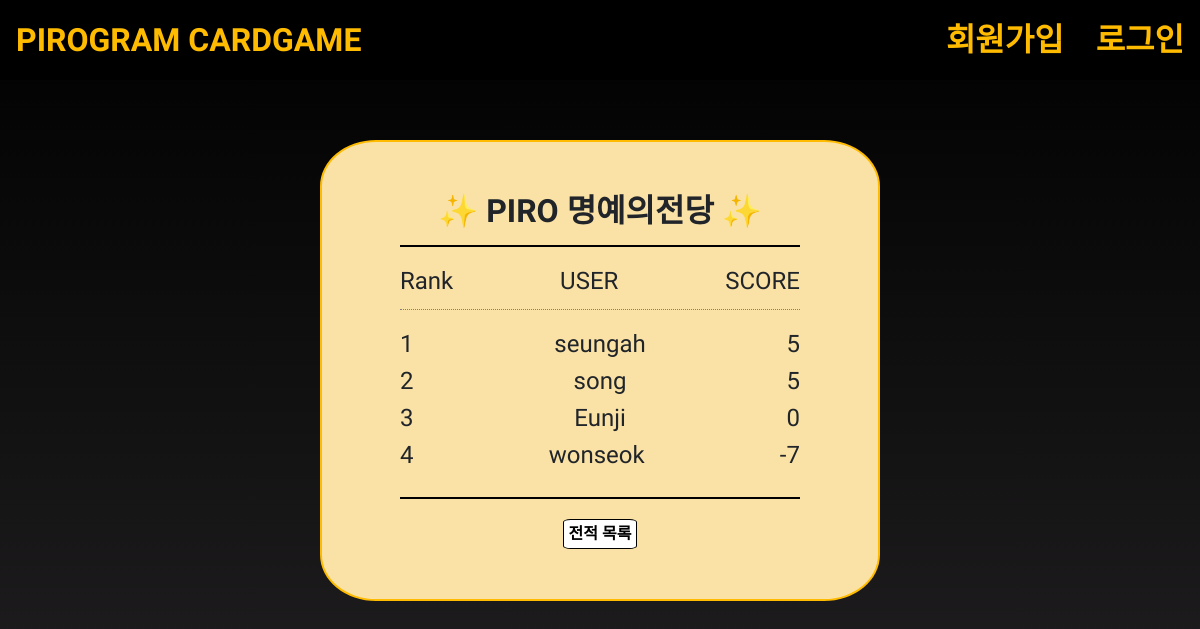
/user_ranking/, run on an earlier commit of the app's database.
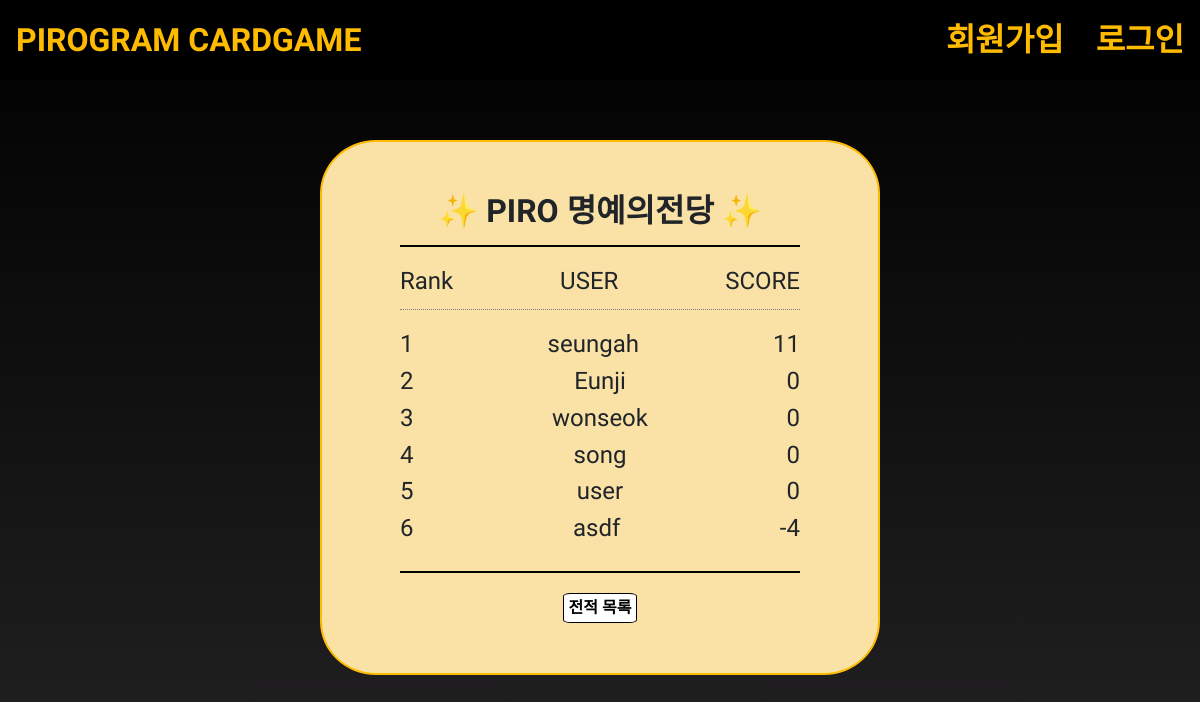
And on a later commit of the database.
### cardgame/models.py (models this page shows)
class User(AbstractUser):
    point = models.IntegerField(default=0)

### cardgame/views.py (the view)
# urls.py: path('user_ranking/', views.user_ranking, name='user_ranking'),
def user_ranking(request):
    users = User.objects.all().order_by('-point')
    user_num = list(range(1,User.objects.count()+1))
    user_list = zip(users, user_num)
    print(user_list)
    ctx = {
        'users': users,
        'user_list' : user_list
    }
    return render(request, 'user_ranking.html', context= ctx)

### templates/user_ranking.html
{% extends 'base.html' %}
{% load static %}
{% block css %}
<link rel="stylesheet" href="{% static 'css/user_ranking.css' %}">
{% endblock %}
{% block content %}
<div class="container">
    <div class="users__container">
        <h2 class="title" style="text-align: center;">✨ <span>PIRO</span> 명예의전당 ✨</h2>
            <div class="user_list">
                <div class="user_list_title">
                    <h4>Rank</h4>
                    <h4>USER</h4>
                    <h4>SCORE</h4>
                </div>
                {% for user in user_list %}
                <div class="user">
                    <h4>{{user.1}}</h4>
                    <h4 class="user__name">{{user.0.username}}</h4>
                    <h4 class="user__point">{{user.0.point}}</h4>
                </div>
                {% endfor %}
            </div>
        <a href="{% url 'cardgame:list_game' %}" type="button" class="btn list__btn">전적 목록</a>
    </div>
</div>
{% endblock%}

### templates/base.html (shortened to what this page needs)
{% load static %}
<!DOCTYPE html>
<html lang="en">
<head>
    <link rel="stylesheet" href="{% static 'css/detail.css' %}">
    <link href="https://cdn.jsdelivr.net/npm/bootstrap@5.1.3/dist/css/bootstrap.min.css" rel="stylesheet">
    <link rel="stylesheet" href="{% static 'css/base_new.css' %}">
    {% block css %}{% endblock %}
</head>
<body>
    <nav class="navbar">
        <a class="navbar-brand" href="{% url 'cardgame:main' %}">PIROGRAM CARDGAME</a>
        {% block navbar %}
        {% if request.user.is_authenticated%}
        <ul class="nav nav-pills">
            <li class="nav-item">
            <a class="nav-link" href="{% url 'cardgame:attack_game' %}">게임하기</a>
            </li>
            <li class="nav-item">
            <a class="nav-link" href="{% url 'cardgame:user_ranking' %}">랭킹보기</a>
            </li>
            <li class="nav-item">
                <a class="nav-link" href="{% url 'account_logout' %}">로그아웃</a>
            </li>
        </ul>
        {% else %}
        <ul class="nav nav-pills">
            <li class="nav-item">
            <a class="nav-link" href="{% url 'account_signup' %}">회원가입</a>
            </li>
            <li class="nav-item">
            <a class="nav-link" href="{% url 'account_login' %}">로그인</a>
            </li>
        </ul>
        {% endif %}
        {% endblock %}
    </nav>
    {% block content %}
    {% endblock %}
</body>
</html>

### static/css/base_new.css (style rules this page uses)
body { background: linear-gradient(black, #242224); height: 100vh; font-family: 'Cute Font'; }
nav { background-color: black; padding-left: 1rem; }
nav a, nav .nav-link { color : rgb(255, 187, 0); font-weight: bold; font-size: 2rem!important; }

### static/css/user_ranking.css (style rules this page uses)
.container { display: flex; justify-content: center; align-items: center; margin-top: 60px; }
.users__container { display: flex; flex-direction: column; justify-content: center; align-items: center; border: 2px solid rgb(255, 187, 0); border-radius: 10%; background-color: rgb(250, 226, 167); width: 70vh; padding: 50px; }
.users__container a { text-decoration: none; border: 1px solid black; border-radius: 10%; color: black; padding: 2px 5px; margin-top: 20px; }
.list__btn { text-decoration: none; border : 2px solid rgb(255, 255, 255); border-radius: 5px; color: black; font-weight: bold; background-color: white; }
.title { width: 50vh; font-weight: bold; padding-bottom: 15px; margin-bottom: 20px; border-bottom: 2px solid black; }
.user_list { width: 50vh; display: flex; flex-direction: column; align-items: center; justify-content: center; padding-bottom: 20px; border-bottom: 2px solid black; }
.user { display: flex; justify-content: space-between; width: 50vh; }
.user_list_title { display: flex; justify-content: space-between; width: 50vh; border-bottom: 1px dotted gray; padding-bottom: 5px; margin-bottom: 20px; }

What changed in the data, as far as the page shows it:
changed User "seungah": point "5" → "11"
computed for User "Eunji": id "3" → "2"
changed User "wonseok": id "4" → "3"; point "-7" → "0"
changed User "song": user "2" → "4"; point "5" → "0"; moves down the list
added User: user "5", username "user", point "0"
added User: user "6", username "asdf", point "-4"
